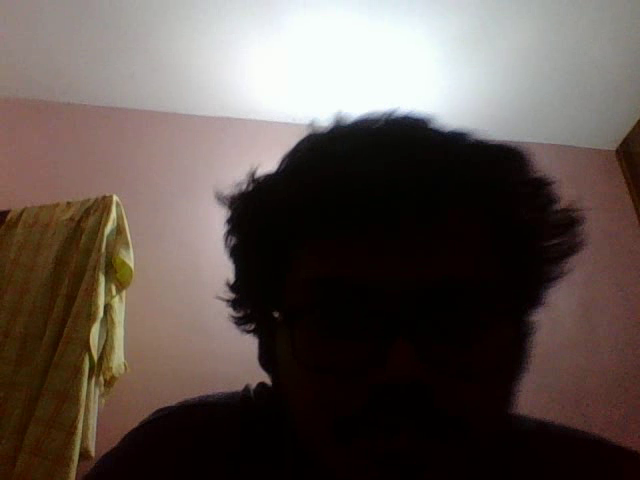
#> input picture frame 15 of outputvideo.avi, 640 x 480 px, given in place of the camera
$ python Video_capture.py
#> lines starting #> are read from the running program, lines starting #| are printed output that depends on the picture; after the words box and inside, x2 and y2 are one past the last pixel; in counts of white or black regions, pixels touching at a corner belong together
from cv2 import cv2

cam = cv2.VideoCapture(0)
fourcc=cv2.VideoWriter_fourcc(*'XVID')
out=cv2.VideoWriter('outputvideo.avi', fourcc,20.0,(640,480))


print(cam.get(cv2.CAP_PROP_FRAME_WIDTH))
print(cam.get(cv2.CAP_PROP_FRAME_HEIGHT))


while(cam.isOpened()):
    ret,frame=cam.read()
#> frame is the input picture: shape (480, 640, 3); mean B, G, R 76.7, 82.1, 93.3
    out.write(frame)
    grey=cv2.cvtColor(frame,cv2.COLOR_BGR2GRAY)
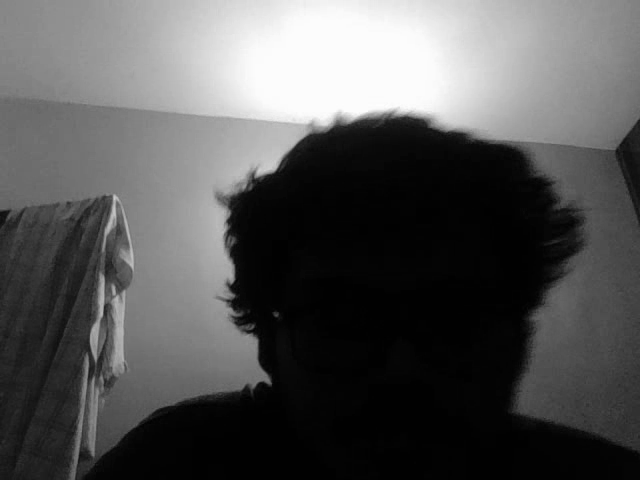
#> grey: shape (480, 640); min 0, max 254, mean 84.8
    font = cv2.FONT_HERSHEY_COMPLEX
    cv2.putText(grey, 'samuel', (50, 50), font, 2, (0, 255, 0))
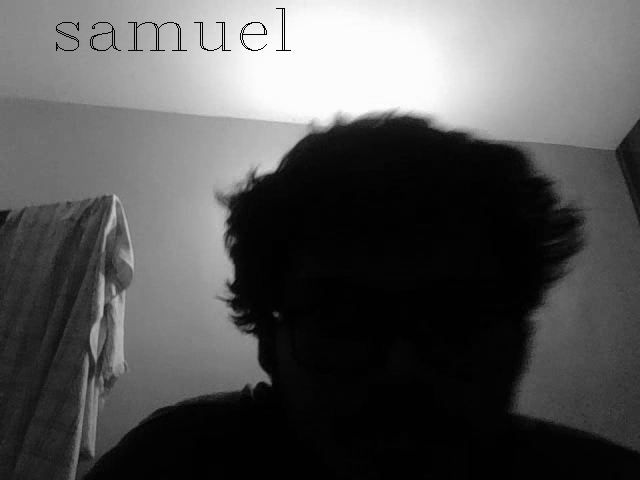
#> grey: shape (480, 640); 0.3% of pixels changed, all inside (x1, y1, x2, y2) = (56, 8, 291, 51)
    cv2.imshow('Black and white',grey)
    cv2.line(frame,(0,0),(255,255),(255,0,0),5)
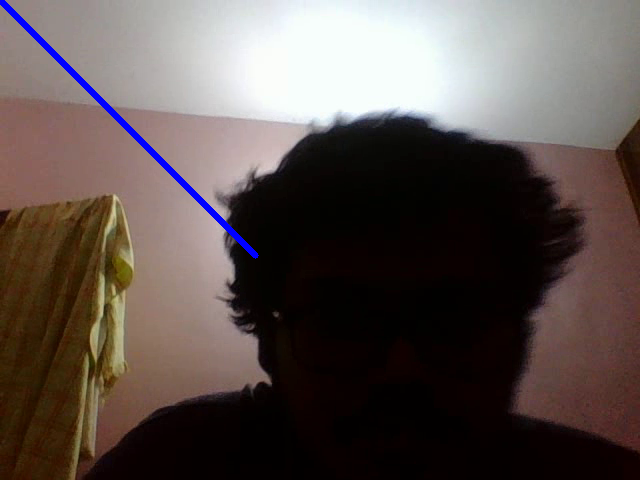
#> frame: shape (480, 640, 3); 0.75% of pixels changed, all inside (x1, y1, x2, y2) = (0, 0, 259, 259)

    cv2.imshow('Color',frame)

    k=cv2.waitKey(1)
#> (key q is pressed here)
    if(k==ord('q')):
        break

cam.release()
out.release()

$ run again, starting later in the video
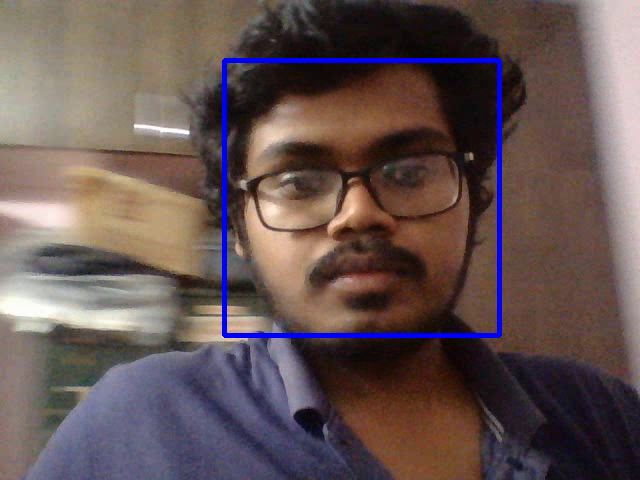
#> input picture frame 68 of outputvideo.avi, 640 x 480 px, given in place of the camera
#> frame is the input picture: shape (480, 640, 3); mean B, G, R 83.2, 84.3, 101.1
#> `cv2.putText(grey, 'samuel', (50, 50), font, 2, (0, 255, 0))`:
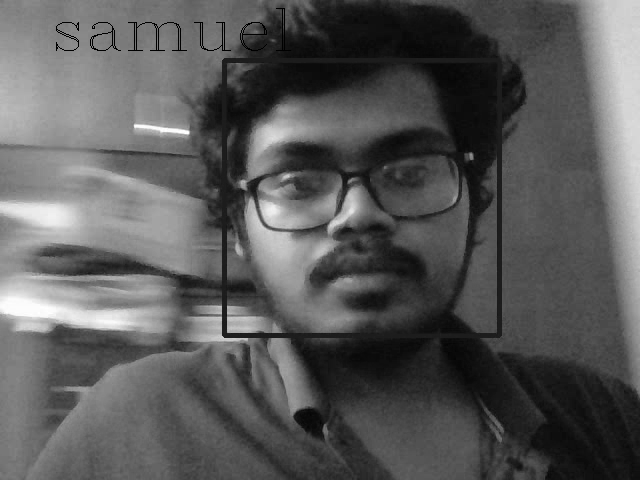
#> grey: shape (480, 640); min 0, max 255, mean 88.9
#> `cv2.line(frame,(0,0),(255,255),(255,0,0),5)`:
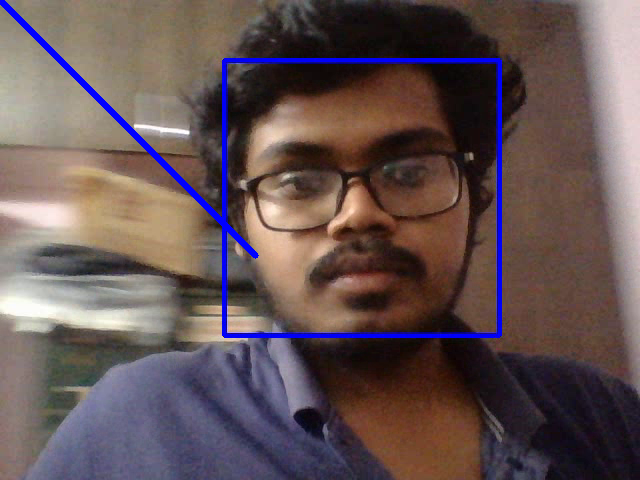
#> frame: shape (480, 640, 3); 0.75% of pixels changed, all inside (x1, y1, x2, y2) = (0, 0, 259, 259)

$ run again, starting later in the video
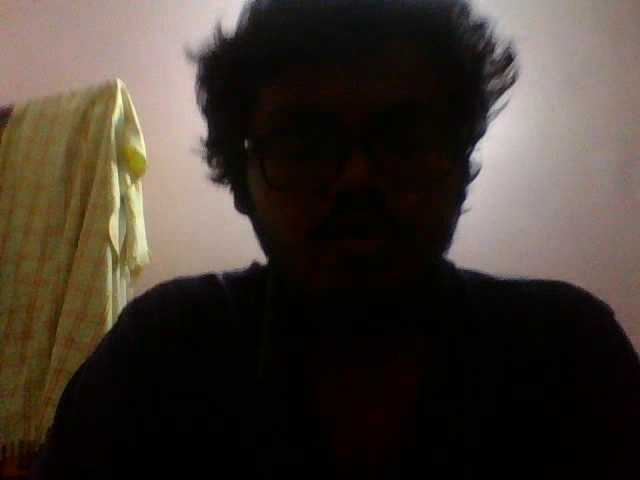
#> input picture frame 122 of outputvideo.avi, 640 x 480 px, given in place of the camera
#> frame is the input picture: shape (480, 640, 3); mean B, G, R 48, 56.3, 65.7
#> `cv2.putText(grey, 'samuel', (50, 50), font, 2, (0, 255, 0))`:
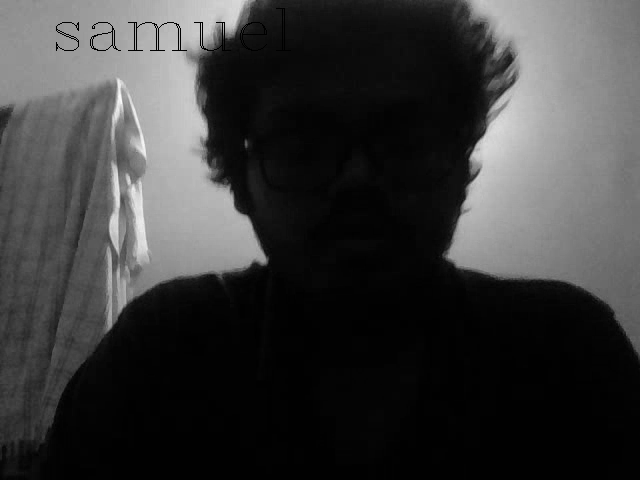
#> grey: shape (480, 640); min 0, max 250, mean 57.7
#> `cv2.line(frame,(0,0),(255,255),(255,0,0),5)`:
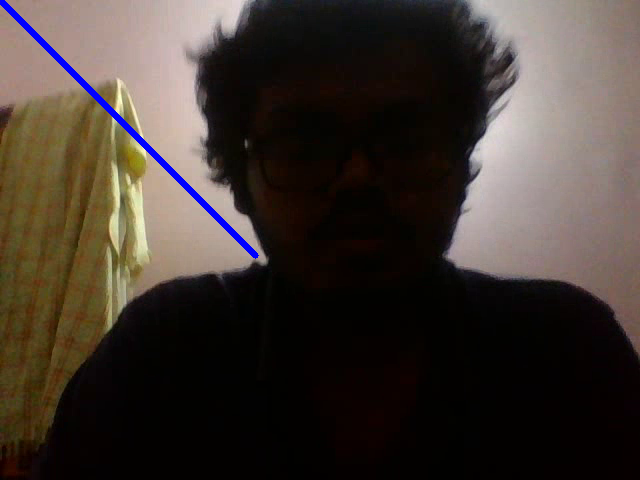
#> frame: shape (480, 640, 3); 0.75% of pixels changed, all inside (x1, y1, x2, y2) = (0, 0, 259, 259)
